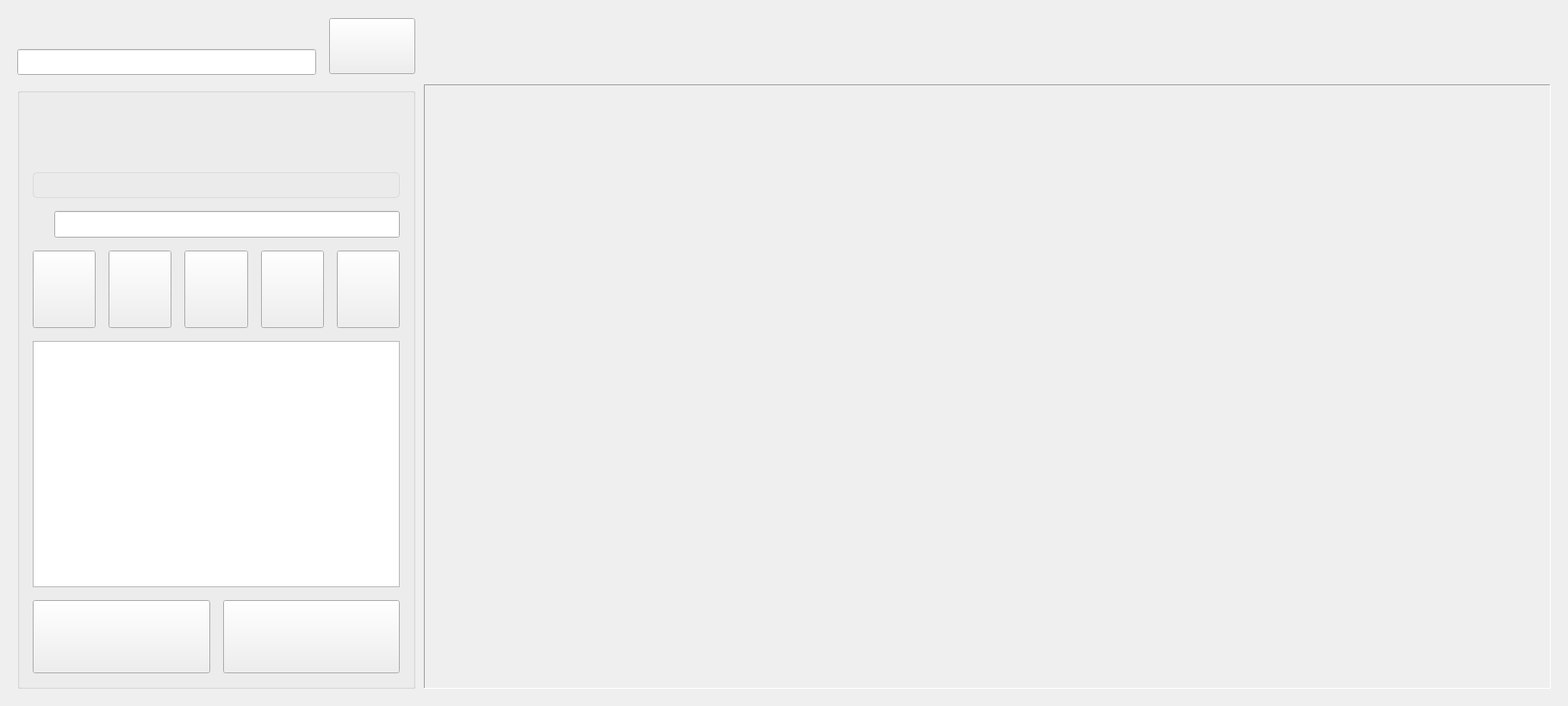
<?xml version="1.0" encoding="UTF-8"?>
<ui version="4.0">
 <class>MachineConstantView</class>
 <widget class="QWidget" name="MachineConstantView">
  <property name="geometry">
   <rect>
    <x>0</x>
    <y>0</y>
    <width>1820</width>
    <height>820</height>
   </rect>
  </property>
  <property name="minimumSize">
   <size>
    <width>0</width>
    <height>130</height>
   </size>
  </property>
  <property name="windowTitle">
   <string>Form</string>
  </property>
  <layout class="QGridLayout" name="gridLayout_4">
   <property name="leftMargin">
    <number>20</number>
   </property>
   <property name="topMargin">
    <number>20</number>
   </property>
   <property name="rightMargin">
    <number>20</number>
   </property>
   <property name="bottomMargin">
    <number>20</number>
   </property>
   <property name="spacing">
    <number>10</number>
   </property>
   <item row="0" column="3" rowspan="2">
    <layout class="QVBoxLayout" name="verticalLayout_4" stretch="1,12">
     <property name="spacing">
      <number>20</number>
     </property>
     <item>
      <widget class="ConstantHead" name="constant_head_view" native="true"/>
     </item>
     <item>
      <widget class="QStackedWidget" name="stw_Constant">
       <property name="enabled">
        <bool>true</bool>
       </property>
       <property name="font">
        <font>
         <family>Times New Roman</family>
         <pointsize>12</pointsize>
        </font>
       </property>
       <property name="frameShape">
        <enum>QFrame::Panel</enum>
       </property>
       <property name="frameShadow">
        <enum>QFrame::Sunken</enum>
       </property>
      </widget>
     </item>
    </layout>
   </item>
   <item row="0" column="0" rowspan="2" colspan="2">
    <layout class="QVBoxLayout" name="verticalLayout_3">
     <property name="spacing">
      <number>15</number>
     </property>
     <property name="leftMargin">
      <number>0</number>
     </property>
     <property name="topMargin">
      <number>0</number>
     </property>
     <property name="rightMargin">
      <number>0</number>
     </property>
     <property name="bottomMargin">
      <number>0</number>
     </property>
     <item>
      <layout class="QGridLayout" name="gridLayout">
       <item row="1" column="0">
        <widget class="QLineEdit" name="led_CurrentConstant">
         <property name="minimumSize">
          <size>
           <width>0</width>
           <height>20</height>
          </size>
         </property>
         <property name="maximumSize">
          <size>
           <width>16777215</width>
           <height>30</height>
          </size>
         </property>
         <property name="font">
          <font>
           <pointsize>14</pointsize>
          </font>
         </property>
        </widget>
       </item>
       <item row="0" column="0">
        <widget class="QLabel" name="lbl_CurrentConstant">
         <property name="sizePolicy">
          <sizepolicy hsizetype="Preferred" vsizetype="Fixed">
           <horstretch>0</horstretch>
           <verstretch>0</verstretch>
          </sizepolicy>
         </property>
         <property name="minimumSize">
          <size>
           <width>0</width>
           <height>22</height>
          </size>
         </property>
         <property name="maximumSize">
          <size>
           <width>16777215</width>
           <height>22</height>
          </size>
         </property>
         <property name="font">
          <font>
           <family>Times New Roman</family>
           <pointsize>14</pointsize>
          </font>
         </property>
         <property name="text">
          <string/>
         </property>
        </widget>
       </item>
       <item row="0" column="1" rowspan="2">
        <widget class="QPushButton" name="btn_ShowDetail_Current">
         <property name="enabled">
          <bool>true</bool>
         </property>
         <property name="sizePolicy">
          <sizepolicy hsizetype="Minimum" vsizetype="Fixed">
           <horstretch>0</horstretch>
           <verstretch>0</verstretch>
          </sizepolicy>
         </property>
         <property name="minimumSize">
          <size>
           <width>100</width>
           <height>65</height>
          </size>
         </property>
         <property name="maximumSize">
          <size>
           <width>16777215</width>
           <height>65</height>
          </size>
         </property>
         <property name="font">
          <font>
           <family>Times New Roman</family>
           <pointsize>12</pointsize>
          </font>
         </property>
         <property name="text">
          <string/>
         </property>
        </widget>
       </item>
      </layout>
     </item>
     <item>
      <widget class="GroupBox" name="gpb_Constant">
       <property name="minimumSize">
        <size>
         <width>462</width>
         <height>0</height>
        </size>
       </property>
       <property name="maximumSize">
        <size>
         <width>462</width>
         <height>16777215</height>
        </size>
       </property>
       <property name="title">
        <string/>
       </property>
       <layout class="QVBoxLayout" name="verticalLayout">
        <property name="spacing">
         <number>15</number>
        </property>
        <property name="leftMargin">
         <number>15</number>
        </property>
        <property name="topMargin">
         <number>55</number>
        </property>
        <property name="rightMargin">
         <number>15</number>
        </property>
        <property name="bottomMargin">
         <number>15</number>
        </property>
        <item>
         <layout class="QGridLayout" name="gridLayout_2">
          <item row="0" column="0">
           <widget class="QLabel" name="lbl_SelectedName">
            <property name="font">
             <font>
              <family>Times New Roman</family>
              <pointsize>14</pointsize>
             </font>
            </property>
            <property name="text">
             <string/>
            </property>
           </widget>
          </item>
          <item row="1" column="0">
           <widget class="QLabel" name="lbl_SelectedConstantName">
            <property name="minimumSize">
             <size>
              <width>0</width>
              <height>30</height>
             </size>
            </property>
            <property name="font">
             <font>
              <family>Times New Roman</family>
              <pointsize>14</pointsize>
             </font>
            </property>
            <property name="styleSheet">
             <string notr="true">QLabel{
	color:rgb(79,79,79);
	border:1px solid rgba(192, 192, 192, 96);
	border-radius:5px;
	background-color:rgba(235, 235,235, 255);
	padding-top:0px;
	padding-bottom:0px;
}</string>
            </property>
            <property name="text">
             <string/>
            </property>
           </widget>
          </item>
         </layout>
        </item>
        <item>
         <layout class="QHBoxLayout" name="horizontalLayout">
          <item>
           <widget class="QLabel" name="lbl_Filter">
            <property name="font">
             <font>
              <family>Times New Roman</family>
              <pointsize>14</pointsize>
             </font>
            </property>
            <property name="text">
             <string/>
            </property>
           </widget>
          </item>
          <item>
           <widget class="IconLineEdit" name="led_SearchValue">
            <property name="font">
             <font>
              <pointsize>14</pointsize>
             </font>
            </property>
           </widget>
          </item>
         </layout>
        </item>
        <item>
         <layout class="QHBoxLayout" name="horizontalLayout_2">
          <property name="spacing">
           <number>15</number>
          </property>
          <item>
           <widget class="IconButton" name="bth_New">
            <property name="sizePolicy">
             <sizepolicy hsizetype="Preferred" vsizetype="Fixed">
              <horstretch>0</horstretch>
              <verstretch>0</verstretch>
             </sizepolicy>
            </property>
            <property name="minimumSize">
             <size>
              <width>0</width>
              <height>90</height>
             </size>
            </property>
            <property name="font">
             <font>
              <family>Times New Roman</family>
              <pointsize>12</pointsize>
             </font>
            </property>
            <property name="text">
             <string/>
            </property>
           </widget>
          </item>
          <item>
           <widget class="IconButton" name="btn_ConstantModify">
            <property name="enabled">
             <bool>true</bool>
            </property>
            <property name="sizePolicy">
             <sizepolicy hsizetype="Preferred" vsizetype="Fixed">
              <horstretch>0</horstretch>
              <verstretch>0</verstretch>
             </sizepolicy>
            </property>
            <property name="minimumSize">
             <size>
              <width>0</width>
              <height>90</height>
             </size>
            </property>
            <property name="font">
             <font>
              <family>Times New Roman</family>
              <pointsize>12</pointsize>
             </font>
            </property>
            <property name="text">
             <string/>
            </property>
           </widget>
          </item>
          <item>
           <widget class="IconButton" name="btn_EditCancel">
            <property name="enabled">
             <bool>true</bool>
            </property>
            <property name="minimumSize">
             <size>
              <width>0</width>
              <height>90</height>
             </size>
            </property>
            <property name="font">
             <font>
              <family>Times New Roman</family>
              <pointsize>12</pointsize>
             </font>
            </property>
            <property name="text">
             <string/>
            </property>
           </widget>
          </item>
          <item>
           <widget class="IconButton" name="btn_SaveConstant">
            <property name="enabled">
             <bool>true</bool>
            </property>
            <property name="minimumSize">
             <size>
              <width>0</width>
              <height>90</height>
             </size>
            </property>
            <property name="font">
             <font>
              <family>Times New Roman</family>
              <pointsize>12</pointsize>
             </font>
            </property>
            <property name="text">
             <string/>
            </property>
           </widget>
          </item>
          <item>
           <widget class="IconButton" name="btn_BackupConstant">
            <property name="enabled">
             <bool>true</bool>
            </property>
            <property name="minimumSize">
             <size>
              <width>0</width>
              <height>90</height>
             </size>
            </property>
            <property name="font">
             <font>
              <family>Times New Roman</family>
              <pointsize>12</pointsize>
             </font>
            </property>
            <property name="text">
             <string/>
            </property>
           </widget>
          </item>
         </layout>
        </item>
        <item>
         <widget class="QTableView" name="TBW_Constants">
          <property name="enabled">
           <bool>true</bool>
          </property>
          <property name="maximumSize">
           <size>
            <width>16777215</width>
            <height>16777215</height>
           </size>
          </property>
          <property name="focusPolicy">
           <enum>Qt::NoFocus</enum>
          </property>
          <property name="editTriggers">
           <set>QAbstractItemView::NoEditTriggers</set>
          </property>
          <property name="alternatingRowColors">
           <bool>true</bool>
          </property>
          <property name="selectionMode">
           <enum>QAbstractItemView::SingleSelection</enum>
          </property>
          <property name="selectionBehavior">
           <enum>QAbstractItemView::SelectRows</enum>
          </property>
          <property name="showGrid">
           <bool>true</bool>
          </property>
          <property name="gridStyle">
           <enum>Qt::SolidLine</enum>
          </property>
          <property name="cornerButtonEnabled">
           <bool>false</bool>
          </property>
          <attribute name="horizontalHeaderHighlightSections">
           <bool>false</bool>
          </attribute>
          <attribute name="horizontalHeaderStretchLastSection">
           <bool>true</bool>
          </attribute>
         </widget>
        </item>
        <item>
         <layout class="QHBoxLayout" name="horizontalLayout_3">
          <item>
           <widget class="IconButton" name="btn_Execute">
            <property name="enabled">
             <bool>true</bool>
            </property>
            <property name="sizePolicy">
             <sizepolicy hsizetype="Minimum" vsizetype="Fixed">
              <horstretch>0</horstretch>
              <verstretch>0</verstretch>
             </sizepolicy>
            </property>
            <property name="minimumSize">
             <size>
              <width>150</width>
              <height>85</height>
             </size>
            </property>
            <property name="font">
             <font>
              <family>Times New Roman</family>
              <pointsize>12</pointsize>
             </font>
            </property>
            <property name="text">
             <string/>
            </property>
           </widget>
          </item>
          <item>
           <widget class="IconButton" name="btn_DeleteConstant">
            <property name="enabled">
             <bool>true</bool>
            </property>
            <property name="minimumSize">
             <size>
              <width>150</width>
              <height>85</height>
             </size>
            </property>
            <property name="font">
             <font>
              <family>Times New Roman</family>
              <pointsize>12</pointsize>
             </font>
            </property>
            <property name="text">
             <string/>
            </property>
           </widget>
          </item>
         </layout>
        </item>
       </layout>
      </widget>
     </item>
    </layout>
   </item>
  </layout>
 </widget>
 <customwidgets>
  <customwidget>
   <class>GroupBox</class>
   <extends>QGroupBox</extends>
   <header>CustomerWidget/GroupBox/groupbox.h</header>
   <container>1</container>
  </customwidget>
  <customwidget>
   <class>IconLineEdit</class>
   <extends>QLineEdit</extends>
   <header>CustomerWidget/LineEdit/iconlineedit.h</header>
  </customwidget>
  <customwidget>
   <class>IconButton</class>
   <extends>QPushButton</extends>
   <header>CustomerWidget/Button/iconbutton.h</header>
  </customwidget>
  <customwidget>
   <class>ConstantHead</class>
   <extends>QWidget</extends>
   <header location="global">IMachineConstant/View/ConstantEditview/constanthead.h</header>
   <container>1</container>
  </customwidget>
 </customwidgets>
 <resources/>
 <connections/>
</ui>
